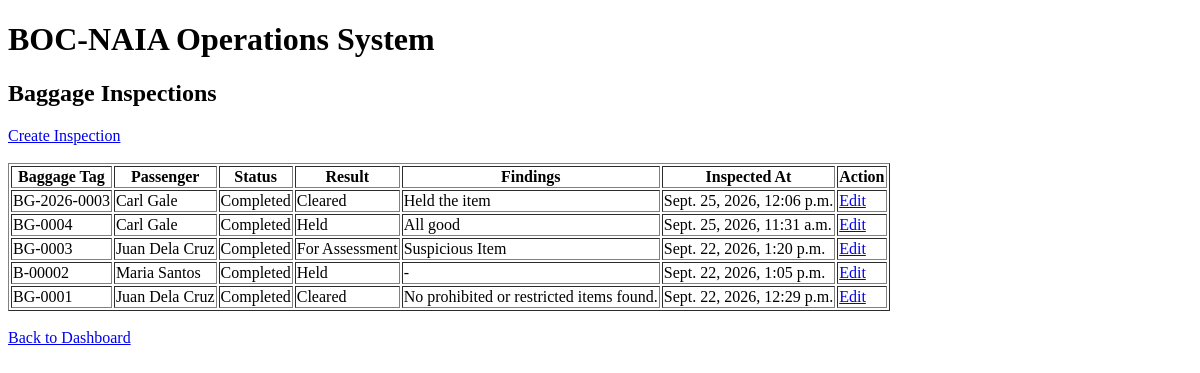
Before: /passengers/inspections/ (signed in) with the older database file.
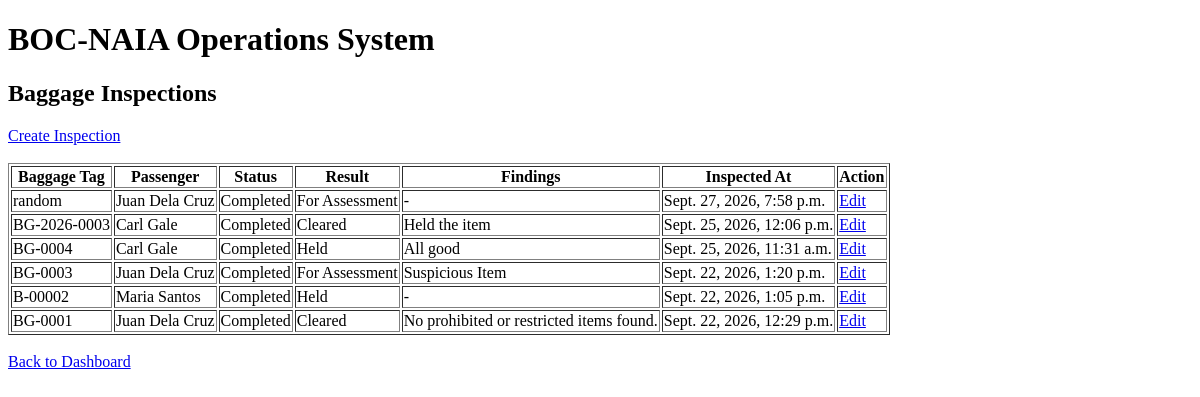
After: the same page with the newer database file.
### passengers/models.py (models this page shows, shortened)
class Inspection(models.Model):
    STATUS_CHOICES = [
        ("pending", "Pending"),
        ("in_progress", "In Progress"),
        ("completed", "Completed"),
    ]
    RESULT_CHOICES = [
        ("not_set", "Not Set"),
        ("cleared", "Cleared"),
        ("for_assessment", "For Assessment"),
        ("held", "Held"),
        ("seized", "Seized"),
    ]
    baggage = models.OneToOneField(
        Baggage,
        on_delete=models.PROTECT,
        related_name="inspection",
    )
    status = models.CharField(
        max_length=20,
        choices=STATUS_CHOICES,
        default="pending",
    )
    result = models.CharField(
        max_length=30,
        choices=RESULT_CHOICES,
        default="not_set",
    )
    findings = models.TextField(
        blank=True,
    )
    inspected_at = models.DateTimeField(
        null=True,
        blank=True,
    )
    created_at = models.DateTimeField(
        auto_now_add=True,
    )

class Baggage(models.Model):
    passenger = models.ForeignKey(
        Passenger,
        on_delete=models.PROTECT,
        related_name="baggage",
    )
    baggage_tag = models.CharField(
        max_length=30,
        unique=True,
    )
    description = models.CharField(
        max_length=255,
    )
    weight = models.DecimalField(
        max_digits=8,
        decimal_places=2,
    )
    declared = models.BooleanField(
        default=True,
    )
    created_at = models.DateTimeField(
        auto_now_add=True,
    )

class Passenger(models.Model):
    reference_number = models.CharField(max_length=20, unique=True)
    first_name = models.CharField(max_length=100)
    last_name = models.CharField(max_length=100)
    passport_number = models.CharField(max_length=30)
    nationality = models.CharField(max_length=100)
    flight = models.ForeignKey(
        "Flight",
        on_delete=models.PROTECT,
        related_name="passengers",
        null=True, blank=True
        )
    arrival_datetime = models.DateTimeField()
    created_at = models.DateTimeField(auto_now_add=True)
    def __str__(self):
        return f"{self.first_name} {self.last_name}"

### passengers/views.py (the view)
@login_required
@permission_required(
    "passengers.view_inspection",
    raise_exception=True,
)
def inspection_list(request):
    inspections = Inspection.objects.select_related(
        "baggage",
        "baggage__passenger",
    ).order_by("-created_at")
    return render(
        request,
        "passengers/inspection_list.html",
        {
            "inspections": inspections,
        },
    )

### passengers/templates/passengers/inspection_list.html (shortened to what this page needs)
<!DOCTYPE html>
<html lang="en">
<head>
</head>
<body>
    <h1>BOC-NAIA Operations System</h1>
    <h2>Baggage Inspections</h2>
    <a href="{% url 'inspection_create' %}">
        Create Inspection
    </a>
    <br>
    <br>
    <table border="1">
        <thead>
            <tr>
                <th>Baggage Tag</th>
                <th>Passenger</th>
                <th>Status</th>
                <th>Result</th>
                <th>Findings</th>
                <th>Inspected At</th>
                <th>Action</th>
            </tr>
        </thead>
        <tbody>
            {% for inspection in inspections %}
                <tr>
                    <td>
                        {{ inspection.baggage.baggage_tag }}
                    </td>
                    <td>
                        {{ inspection.baggage.passenger }}
                    </td>
                    <td>
                        {{ inspection.get_status_display }}
                    </td>
                    <td>
                        {{ inspection.get_result_display }}
                    </td>
                    <td>
                        {{ inspection.findings|default:"-" }}
                    </td>
                    <td>
                        {{ inspection.inspected_at|default:"-" }}
                    </td>
                    <td>
                        <a href="{% url 'inspection_update' inspection.id %}">
                            Edit
                        </a>
                    </td>
                </tr>
            {% empty %}
                <tr>
                    <td colspan="7">
                        No inspections found.
                    </td>
                </tr>
            {% endfor %}
        </tbody>
    </table>
    <br>
    <a href="{% url 'dashboard' %}">
        Back to Dashboard
    </a>
</body>
</html>

Changed rows visible on the page:
added Inspection: baggage.baggage_tag "random", baggage.passenger "Juan Dela Cruz", status "Completed", result "For Assessment", findings "-", inspected_at "Sept. 27, 2026, 7:58 p.m."
